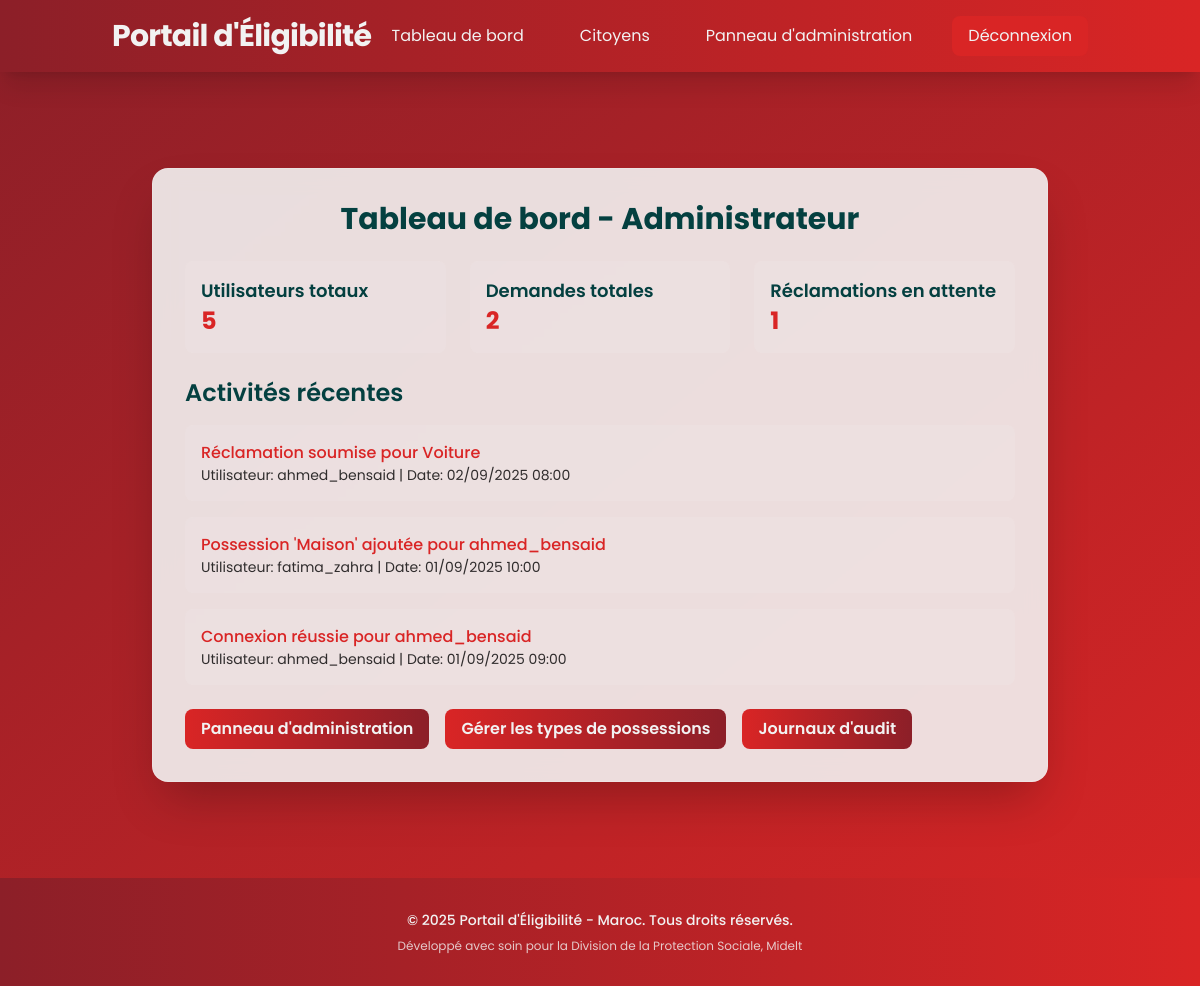
The app's page /staff/ (signed in), older data.
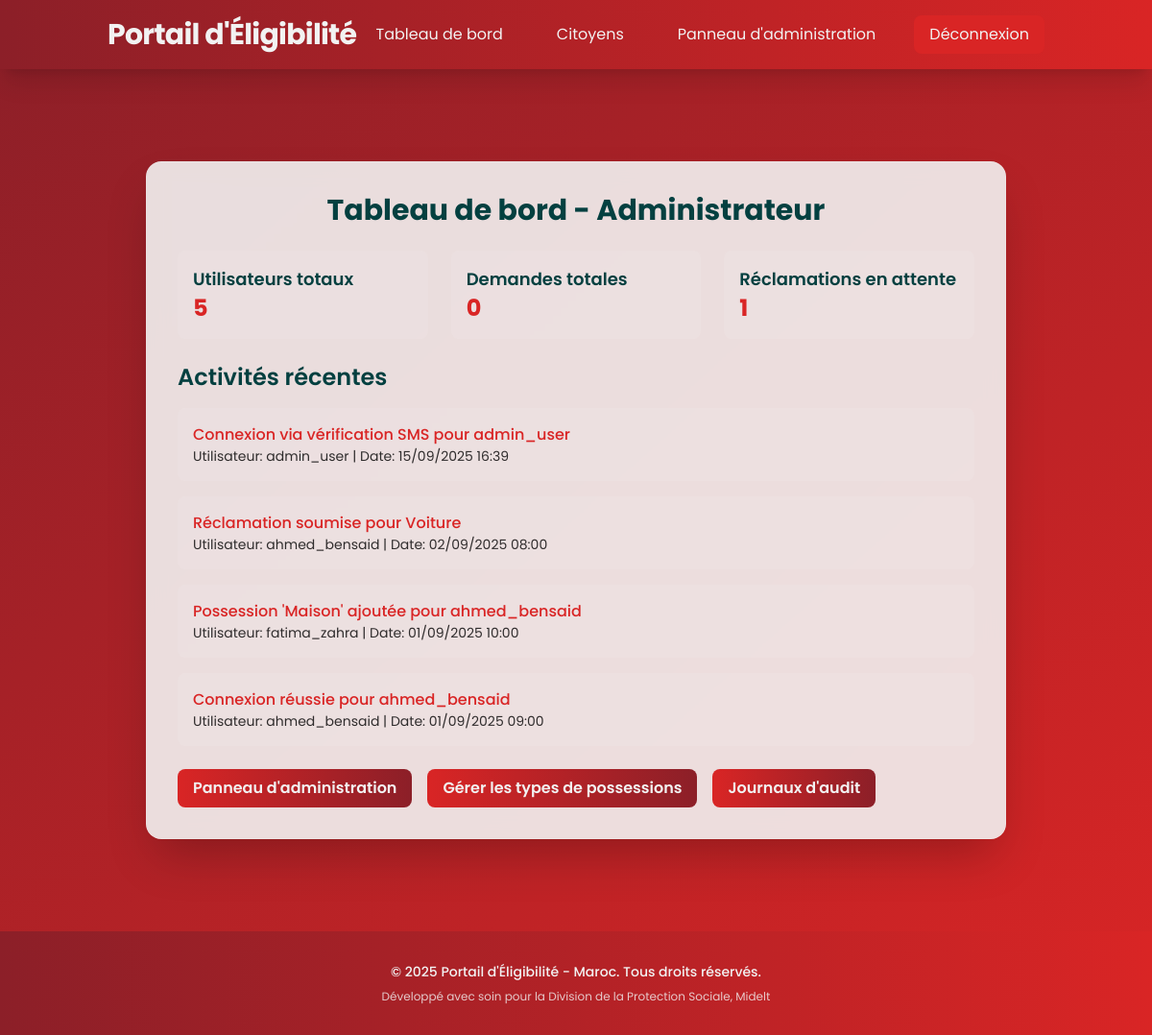
The same page, newer data.
### website/models.py (models this page shows)
class AuditLog(models.Model):
    ACTION_TYPES = [
        ('user_login', 'User Login'),
        ('possession_added', 'Possession Added'),
        ('possession_updated', 'Possession Updated'),
        ('reclamation_created', 'Reclamation Created'),
        ('reclamation_investigated', 'Reclamation Investigated'),
        ('fine_applied', 'Fine Applied'),
        ('application_submitted', 'Application Submitted'),
        ('application_reviewed', 'Application Reviewed'),
        ('calculation_performed', 'Social Indicator Calculated'),
    ]
    user = models.ForeignKey(User, on_delete=models.CASCADE)
    action_type = models.CharField(max_length=30, choices=ACTION_TYPES)
    description = models.TextField()
    ip_address = models.GenericIPAddressField()
    user_agent = models.TextField()
    related_citizen = models.ForeignKey(User, on_delete=models.CASCADE, null=True, blank=True, related_name='audit_logs_about')
    metadata = models.JSONField(default=dict)  # Store additional context
    timestamp = models.DateTimeField(auto_now_add=True)

class User(AbstractUser):
    USER_TYPES = [
        ('citizen', 'Citizen'),
        ('data_entry_staff', 'Data Entry Staff'),
        ('investigator', 'Investigator'),
        ('supervisor', 'Supervisor'),
        ('admin', 'Admin'),
    ]
    user_type = models.CharField(max_length=20, choices=USER_TYPES, default='citizen')
    national_id = models.CharField(max_length=20, unique=True)
    phone_validator = RegexValidator(regex=r'^\+212[0-9]{9}$', message="Phone number must be in format: '+212xxxxxxxxx'")
    phone_number = models.CharField(validators=[phone_validator], max_length=17, unique=True)
    birth_date = models.DateField(null=True, blank=True)
    address = models.TextField(blank=True)
    is_verified = models.BooleanField(default=False)
    verification_code = models.CharField(max_length=6, blank=True)
    created_at = models.DateTimeField(auto_now_add=True)
    updated_at = models.DateTimeField(auto_now=True)
    groups = models.ManyToManyField(
        'auth.Group',
        verbose_name='groups',
        blank=True,
        related_name='website_user_groups',  # Unique related_name
        help_text='The groups this user belongs to.',
    )
    user_permissions = models.ManyToManyField(
        'auth.Permission',
        verbose_name='user permissions',
        blank=True,
        related_name='website_user_permissions',  # Unique related_name
        help_text='Specific permissions for this user.',
    )

### website/views.py (the view, shortened to what this page needs)
# urls.py: path('staff/', views.staff_dashboard, name='staff_dashboard'),
@login_required
@user_passes_test(is_staff_member)
def staff_dashboard(request):
    user = request.user
    if user.user_type == 'data_entry_staff':
        return render(request, 'staff/data_entry_dashboard.html', {
            'recent_additions': CitizenPossession.objects.filter(added_by=user).order_by('-created_at')[:10],
            'citizens_count': User.objects.filter(user_type='citizen').count(),
        })
    elif user.user_type == 'admin':
        return render(request, 'staff/admin_dashboard.html', {
            'total_users': User.objects.count(),
            'total_applications': Application.objects.count(),
            'pending_reclamations': Reclamation.objects.filter(status='pending').count(),
            'recent_activities': AuditLog.objects.order_by('-timestamp')[:20],
        })

### website/views.py (called while the page is built)
def is_staff_member(user):
    return user.user_type in ['data_entry_staff', 'investigator', 'supervisor', 'admin']

### website/templates/staff/admin_dashboard.html (shortened to what this page needs)
{% extends 'base.html' %}
{% block content %}
<div class="flex items-center justify-center py-12" style="height:fit-content; min-height: 75vh;">
    <div class="glass p-8 rounded-2xl shadow-2xl w-full max-w-4xl animate-fade-in-up">
        <h1 class="text-3xl font-bold text-center text-[#044040] mb-6">Tableau de bord - Administrateur</h1>
        <div class="grid grid-cols-1 md:grid-cols-3 gap-6 mb-6">
            <div class="bg-[#F2F2F2]/10 p-4 rounded-lg hover:bg-[#F2F2F2]/20 transition-all duration-300 hover-scale">
                <h2 class="text-lg font-semibold text-[#044040]">Utilisateurs totaux</h2>
                <p class="text-2xl font-bold text-[#D92525]">{{ total_users }}</p>
            </div>
            <div class="bg-[#F2F2F2]/10 p-4 rounded-lg hover:bg-[#F2F2F2]/20 transition-all duration-300 hover-scale">
                <h2 class="text-lg font-semibold text-[#044040]">Demandes totales</h2>
                <p class="text-2xl font-bold text-[#D92525]">{{ total_applications }}</p>
            </div>
            <div class="bg-[#F2F2F2]/10 p-4 rounded-lg hover:bg-[#F2F2F2]/20 transition-all duration-300 hover-scale">
                <h2 class="text-lg font-semibold text-[#044040]">Réclamations en attente</h2>
                <p class="text-2xl font-bold text-[#D92525]">{{ pending_reclamations }}</p>
            </div>
        </div>
        <h2 class="text-2xl font-semibold text-[#044040] mb-4">Activités récentes</h2>
        {% if recent_activities %}
            <ul class="space-y-4">
                {% for activity in recent_activities %}
                    <li class="bg-[#F2F2F2]/10 p-4 rounded-lg hover:bg-[#F2F2F2]/20 transition-all duration-300 hover-scale">
                        <p class="font-medium text-[#D92525]">{{ activity.description }}</p>
                        <p class="text-sm text-[#000000]/80">Utilisateur: {{ activity.user.username }} | Date: {{ activity.timestamp|date:"d/m/Y H:i" }}</p>
                    </li>
                {% endfor %}
            </ul>
        {% else %}
            <p class="text-[#000000]/80">Aucune activité récente.</p>
        {% endif %}
        <div class="mt-6 flex flex-wrap gap-4">
            <a href="{% url 'admin_panel' %}"
               class="bg-gradient-to-r from-[#D92525] to-[#8C1F28] text-[#F2F2F2] px-4 py-2 rounded-lg font-semibold hover:from-[#591C21] hover:to-[#D92525] transition-all duration-300 hover-scale animate-pulse">
                Panneau d'administration
            </a>
            <a href="{% url 'manage_possession_types' %}"
               class="bg-gradient-to-r from-[#D92525] to-[#8C1F28] text-[#F2F2F2] px-4 py-2 rounded-lg font-semibold hover:from-[#591C21] hover:to-[#D92525] transition-all duration-300 hover-scale animate-pulse">
                Gérer les types de possessions
            </a>
            <a href="{% url 'audit_logs' %}"
               class="bg-gradient-to-r from-[#D92525] to-[#8C1F28] text-[#F2F2F2] px-4 py-2 rounded-lg font-semibold hover:from-[#591C21] hover:to-[#D92525] transition-all duration-300 hover-scale animate-pulse">
                Journaux d'audit
            </a>
        </div>
    </div>
</div>
{% endblock %}

Row changes from the older to the newer data that the page shows:
added AuditLog: description "Connexion via vérification SMS pour admin_user", user.username "admin_user", timestamp "15/09/2025 16:39"
Text that changed along with them:
{{ total_applications }}: "2" → "0"
